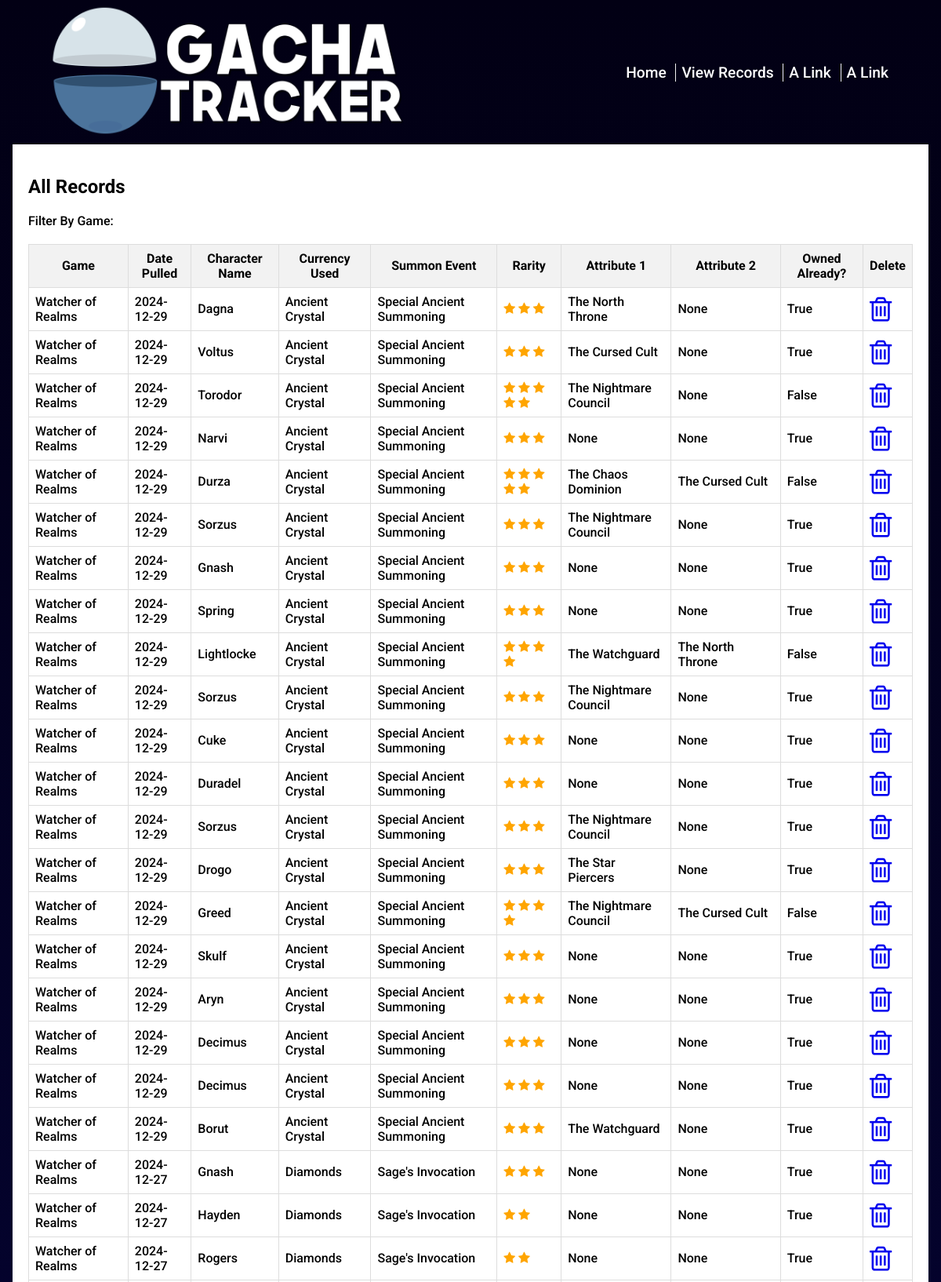
Page /records (upper part) on the committed database.
### website/models.py (models this page shows)
class PullRecord(db.Model):
    id = db.Column(db.Integer, primary_key = True)
    game_name = db.Column(db.String(300), nullable = False)
    timestamp = db.Column(db.Date, nullable=False)
    currency_used = db.Column(db.String(300), nullable=False)
    summon_type = db.Column(db.String(300), nullable=False)
    character_name = db.Column(db.String(300), nullable=False)
    character_rarity = db.Column(db.Integer, nullable=False)
    character_faction = db.Column(db.String(300), nullable=False)
    second_faction = db.Column(db.String(300), nullable=False)
    lord_hero = db.Column(db.Boolean, default = False)
    owned_before = db.Column(db.Boolean, default = False)

### website/views.py (the view)
@my_view.route("/records", endpoint='view_records')
def view_records():
        record_collection = PullRecord.query.all()
        record_collection.reverse()
        return render_template("record.html", record_collection = record_collection)

### website/templates/record.html
{% extends 'base.html' %}
{% block content %}
<div class="record-area centred">
  <h2>All Records</h2>
  Filter By Game:
{% if record_collection %}
<table>
    <tr>
      <th>Game</th>
      <th>Date Pulled</th>
      <th>Character Name</th>
      <th>Currency Used</th>
      <th>Summon Event</th>
      <th>Rarity</th>
      <th>Attribute 1</th>
      <th>Attribute 2</th>
      <th>Owned Already?</th>
      <th>Delete</th>
    </tr>
    {% for record in record_collection %}
    <tr>
      <td>{{record.game_name}}</td>
      <td>{{record.timestamp}}</td>
      <td>{{record.character_name}}</td>
      <td>{{record.currency_used}}</td>
      <td>{{record.summon_type}}</td>
      <td>{% for i in range(record.character_rarity) %}
        <span class="fa fa-star checked"></span>
        {% endfor %}
      </td>
      <td>{{record.character_faction}}</td>
      <td>{{record.second_faction}}</td>
      <td>{{record.owned_before}}</td>
      <td>
        <a href="/delete/{{ record.id }}"><i class="fa fa-trash-o" style="font-size:36px"></i></a>
      </td>
    </tr>
    {% endfor %}
    </table>
{% endif %}
</div>
{% endblock %}

### website/templates/base.html (shortened to what this page needs)
<!DOCTYPE html>
<html lang="en">
<head>
    <link rel="stylesheet" href="{{ url_for('static', filename='css/style.css') }}">
    <link rel="stylesheet" href="https://cdnjs.cloudflare.com/ajax/libs/font-awesome/4.7.0/css/font-awesome.min.css">
</head>
<body>
    <div>
        <header class="flex-rows rows-spaced-between rows-aligned-centre">
            <a href="{{ url_for('my_view.home')}}"><img src="/static/images/logo_long.png"></a>
            <nav class="roboto-medium">
                <a href="{{ url_for('my_view.home')}}">Home </a>
                <a href="{{ url_for('my_view.view_records')}}">View Records </a>
                <a href = "#">A Link </a>
                <a href = "#">A Link </a>
            </nav>
        </header>
        {% block content %}
        {% endblock%}
</body>
</html>

### website/static/css/style.css (style rules this page uses)
.roboto-medium { font-family: "Roboto", sans-serif; font-weight: 500; font-style: normal; }
body { margin: 0px; background: rgb(2,0,20); background: linear-gradient(180deg, rgba(2,0,20,1) 0%, rgba(8,8,92,1) 54%, rgba(255,255,255,1) 54%); background-repeat: no-repeat; background-size: cover; background-attachment: fixed; box-sizing: border-box; font-family: "Roboto", sans-serif; font-weight: 500; font-style: normal; }
header { padding: 0px 60px; height: 23vh; }
header img { max-height: 21vh; }
a { text-decoration: none; }
nav > a { padding: 0 7px; color: white; font-size: 1.2rem; border-right: solid 1px #eff0f1; }
nav > a:last-of-type { border-right: none; }
.centred { margin: 0 auto; }
.flex-rows { display: flex; }
.rows-spaced-between { justify-content: space-between; }
.rows-aligned-centre { align-items: center; }
.form-area, .record-area { min-height: 90vh; width: 94%; background-color: white; padding: 20px; }
.checked { color: orange; }
table { border-collapse: collapse; width: 100%; margin: 20px 0; }
th { text-align: center; border: 1px solid #ddd; padding: 8px; background-color: #f2f2f2; }
td { border: 1px solid #ddd; padding: 8px; text-align: left; }
tr { background-color: white; }

### rows in the picture
PullRecord: game_name "Watcher of Realms", timestamp "2024-12-29", character_name "Dagna", currency_used "Ancient Crystal", summon_type "Special Ancient Summoning", character_rarity 3 (drawn), character_faction "The North Throne", second_faction "None", owned_before "True"
PullRecord: game_name "Watcher of Realms", timestamp "2024-12-29", character_name "Voltus", currency_used "Ancient Crystal", summon_type "Special Ancient Summoning", character_rarity 3 (drawn), character_faction "The Cursed Cult", second_faction "None", owned_before "True"
PullRecord: game_name "Watcher of Realms", timestamp "2024-12-29", character_name "Torodor", currency_used "Ancient Crystal", summon_type "Special Ancient Summoning", character_rarity 5 (drawn), character_faction "The Nightmare Council", second_faction "None", owned_before "False"
PullRecord: game_name "Watcher of Realms", timestamp "2024-12-29", character_name "Narvi", currency_used "Ancient Crystal", summon_type "Special Ancient Summoning", character_rarity 3 (drawn), character_faction "None", second_faction "None", owned_before "True"
PullRecord: game_name "Watcher of Realms", timestamp "2024-12-29", character_name "Durza", currency_used "Ancient Crystal", summon_type "Special Ancient Summoning", character_rarity 5 (drawn), character_faction "The Chaos Dominion", second_faction "The Cursed Cult", owned_before "False"
PullRecord: game_name "Watcher of Realms", timestamp "2024-12-29", character_name "Sorzus", currency_used "Ancient Crystal", summon_type "Special Ancient Summoning", character_rarity 3 (drawn), character_faction "The Nightmare Council", second_faction "None", owned_before "True"
PullRecord: game_name "Watcher of Realms", timestamp "2024-12-29", character_name "Gnash", currency_used "Ancient Crystal", summon_type "Special Ancient Summoning", character_rarity 3 (drawn), character_faction "None", second_faction "None", owned_before "True"
PullRecord: game_name "Watcher of Realms", timestamp "2024-12-29", character_name "Spring", currency_used "Ancient Crystal", summon_type "Special Ancient Summoning", character_rarity 3 (drawn), character_faction "None", second_faction "None", owned_before "True"
PullRecord: game_name "Watcher of Realms", timestamp "2024-12-29", character_name "Lightlocke", currency_used "Ancient Crystal", summon_type "Special Ancient Summoning", character_rarity 4 (drawn), character_faction "The Watchguard", second_faction "The North Throne", owned_before "False"
PullRecord: game_name "Watcher of Realms", timestamp "2024-12-29", character_name "Sorzus", currency_used "Ancient Crystal", summon_type "Special Ancient Summoning", character_rarity 3 (drawn), character_faction "The Nightmare Council", second_faction "None", owned_before "True"
PullRecord: game_name "Watcher of Realms", timestamp "2024-12-29", character_name "Cuke", currency_used "Ancient Crystal", summon_type "Special Ancient Summoning", character_rarity 3 (drawn), character_faction "None", second_faction "None", owned_before "True"
PullRecord: game_name "Watcher of Realms", timestamp "2024-12-29", character_name "Duradel", currency_used "Ancient Crystal", summon_type "Special Ancient Summoning", character_rarity 3 (drawn), character_faction "None", second_faction "None", owned_before "True"
PullRecord: game_name "Watcher of Realms", timestamp "2024-12-29", character_name "Sorzus", currency_used "Ancient Crystal", summon_type "Special Ancient Summoning", character_rarity 3 (drawn), character_faction "The Nightmare Council", second_faction "None", owned_before "True"
PullRecord: game_name "Watcher of Realms", timestamp "2024-12-29", character_name "Drogo", currency_used "Ancient Crystal", summon_type "Special Ancient Summoning", character_rarity 3 (drawn), character_faction "The Star Piercers", second_faction "None", owned_before "True"
PullRecord: game_name "Watcher of Realms", timestamp "2024-12-29", character_name "Greed", currency_used "Ancient Crystal", summon_type "Special Ancient Summoning", character_rarity 4 (drawn), character_faction "The Nightmare Council", second_faction "The Cursed Cult", owned_before "False"
PullRecord: game_name "Watcher of Realms", timestamp "2024-12-29", character_name "Skulf", currency_used "Ancient Crystal", summon_type "Special Ancient Summoning", character_rarity 3 (drawn), character_faction "None", second_faction "None", owned_before "True"
PullRecord: game_name "Watcher of Realms", timestamp "2024-12-29", character_name "Aryn", currency_used "Ancient Crystal", summon_type "Special Ancient Summoning", character_rarity 3 (drawn), character_faction "None", second_faction "None", owned_before "True"
PullRecord: game_name "Watcher of Realms", timestamp "2024-12-29", character_name "Decimus", currency_used "Ancient Crystal", summon_type "Special Ancient Summoning", character_rarity 3 (drawn), character_faction "None", second_faction "None", owned_before "True"
PullRecord: game_name "Watcher of Realms", timestamp "2024-12-29", character_name "Decimus", currency_used "Ancient Crystal", summon_type "Special Ancient Summoning", character_rarity 3 (drawn), character_faction "None", second_faction "None", owned_before "True"
PullRecord: game_name "Watcher of Realms", timestamp "2024-12-29", character_name "Borut", currency_used "Ancient Crystal", summon_type "Special Ancient Summoning", character_rarity 3 (drawn), character_faction "The Watchguard", second_faction "None", owned_before "True"
PullRecord: game_name "Watcher of Realms", timestamp "2024-12-27", character_name "Gnash", currency_used "Diamonds", summon_type "Sage's Invocation", character_rarity 3 (drawn), character_faction "None", second_faction "None", owned_before "True"
PullRecord: game_name "Watcher of Realms", timestamp "2024-12-27", character_name "Hayden", currency_used "Diamonds", summon_type "Sage's Invocation", character_rarity 2 (drawn), character_faction "None", second_faction "None", owned_before "True"
PullRecord: game_name "Watcher of Realms", timestamp "2024-12-27", character_name "Rogers", currency_used "Diamonds", summon_type "Sage's Invocation", character_rarity 2 (drawn), character_faction "None", second_faction "None", owned_before "True"
